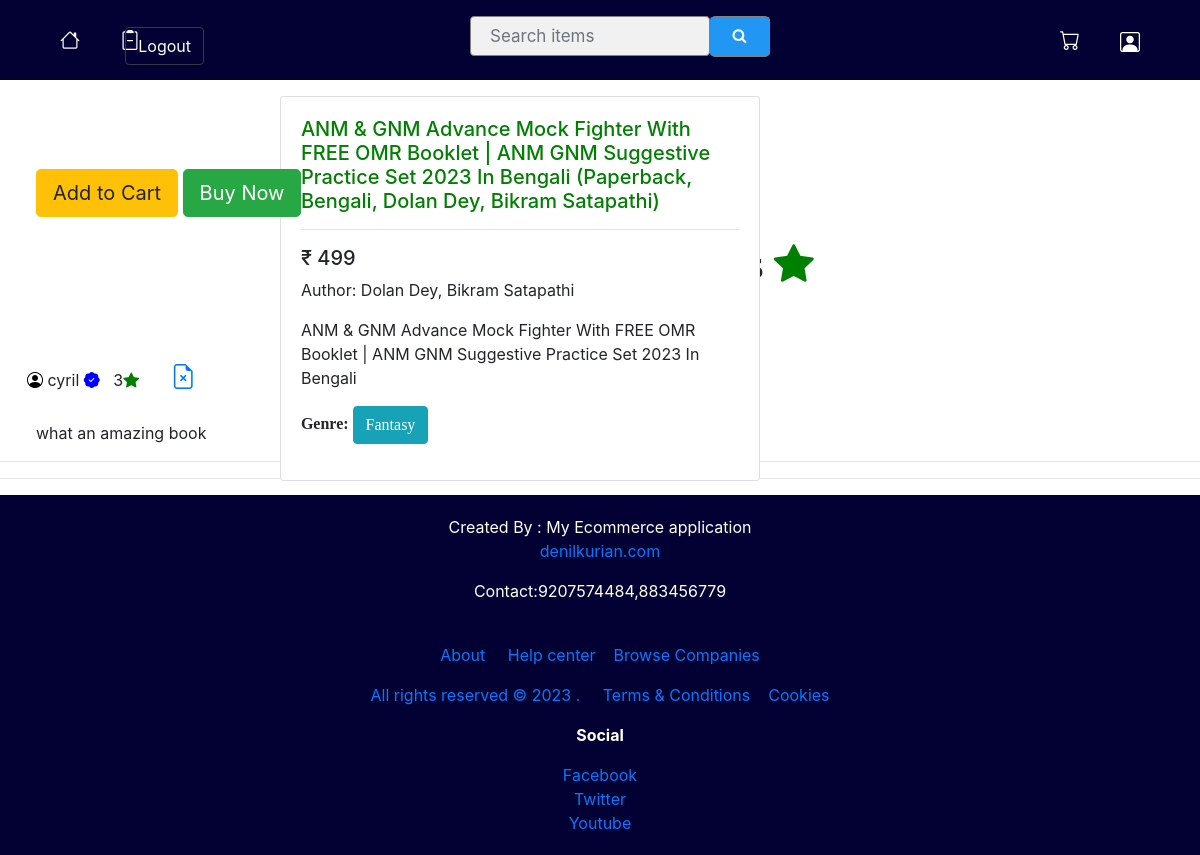
The app's page /detail1/4/ (signed in) with its own data.
### book/models.py (models this page shows, shortened)
class Book(models.Model):
    user = models.ForeignKey(User,on_delete=models.CASCADE ,blank=True, null=True)
    book_type = models.CharField(max_length=200, choices=Type1)
    title = models.CharField(max_length=200)
    author = models.CharField(max_length=150)
    description = models.CharField(max_length=500)
    price = models.IntegerField()
    image_url = models.CharField(max_length=2000, blank=True)
    genre=models.CharField(max_length=200)
    book_available = models.BooleanField(blank=True)

class Review(models.Model):
    product = models.ForeignKey(Book, on_delete=models.CASCADE, related_name='reviews')
    user = models.ForeignKey(User, on_delete=models.CASCADE)
    text = models.TextField()
    rating = models.IntegerField()

### book/views.py (the view)
# urls.py: path('detail1/<int:pk>/',detail1.as_view(),name='detail1'),
class detail1(DetailView):
    model = Book
    fields=['title','author','description','price','image_url','book_available']
    template_name = 'detail1.html'
    context_object_name = 'every'
    def get_context_data(self, **kwargs):
        context = super().get_context_data(**kwargs)
        context['reviews'] = Review.objects.filter(product=self.object)
        return context

### templates/detail1.html (shortened to what this page needs)
{% load static %}
{% block content %}
{% include 'navbar.html' %}
<!DOCTYPE html>
<html lang="en">
<head>
        <link rel="stylesheet" href="https://cdn.jsdelivr.net/npm/bootstrap@4.0.0/dist/css/bootstrap.min.css">
    <link rel="stylesheet" type="text/css" href="{% static 'css/detail1.css' %}"/>
<link rel="stylesheet" href="https://cdn.jsdelivr.net/npm/bootstrap-icons@1.10.3/font/bootstrap-icons.css">
</head>
<body>
<div class="row">
    <div class="col">
        <div  id="job-margin" class="card" style="width:30rem;">
<div class="card-body">
    <h5 style="color:green;" class="card-title">{{ every.title }}</h5><hr>
    <h5 class="card-text"> ₹ {{ every.price}}</h5>
    <p>Author: {{ every.author}}</p>
    <p> {{ every.description }}</p>
    <p style="font-family:Calibri Light"><b>Genre:</b> <button class="btn btn-info">{{ every.genre }}</button></p>
</div>
        </div>
    </div></div>
<br><br><br>&nbsp;&nbsp;&nbsp;&nbsp;&nbsp;&nbsp;&nbsp;
{% if every.book_available is True %}
<div class="btn-group" role="group" aria-label="Basic example">
   <form method="post" action="{% url 'add_to_cart' every.id %}">
        <button class="btn btn-warning  btn-lg" type="submit">Add to Cart</button>
    </form>
  <a href="{% url 'checkout-view' every.id %}"><button type="button" class="btn btn-success  btn-lg">Buy Now</button></a>
    {% else %}
    <button type="button" class="btn btn-lg btn-danger" disabled>Out of Stock</button>
    {% endif %}
</div>
    <center>
<div>
   &nbsp; <h1 style="font-family:gabriola">&nbsp;&nbsp;&nbsp;&nbsp;Reviews and Ratings&nbsp;<i style="color:green" class="bi bi-star-fill"></i></h1>
    {% if request.user.is_authenticated %}
   &nbsp;&nbsp;&nbsp;&nbsp; &nbsp;&nbsp;&nbsp;&nbsp; <a href="{% url 'add_review' every.id %}"><button class="btn btn-dark" >Add review </button></a></div></center>
{% else %}
<p>&nbsp;&nbsp;&nbsp;&nbsp;&nbsp;&nbsp;Signin in order to add review<a href="/signin">&nbsp;&nbsp;Login</a></p>
{% endif %}
{% if reviews %}
    {% for review in reviews %}
        <div><div>
            <br><div >&nbsp;&nbsp;&nbsp;&nbsp;&nbsp;&nbsp;<i style="color:black" class="bi bi-person-circle"></i> {{ review.user.username }} <i style="color:blue" class="bi bi-patch-check-fill"></i> &nbsp;&nbsp;{{ review.rating }}<i style="color:green" class="bi bi-star-fill"></i>
       &nbsp;&nbsp;&nbsp;&nbsp;&nbsp;&nbsp;<a href="{% url 'delete_review' review.id %}"><i title="remove" style="font-size:25px" class="bi bi-file-earmark-x"></i></a>
        </div>
<br>
          &nbsp;&nbsp;&nbsp;&nbsp;&nbsp;&nbsp;&nbsp;&nbsp;{{ review.text }}
     &nbsp;&nbsp;</div><hr>
    {% endfor %}
  {% else %}
    <p>No reviews yet.</p>
  {% endif %}
</div>
{% include 'footer.html' %}
{% endblock content %}
</body>
</html>

### book/static/css/nav.css (style rules this page uses)
* { box-sizing: border-box; }

### book/static/css/detail1.css (style rules this page uses)
#job-margin { position:absolute; top:20; right:37% }

### records on screen
Book: title "ANM & GNM Advance Mock Fighter With FREE OMR Booklet | ANM GNM Suggestive Practice Set 2023 In Bengali (Paperback, Bengali, Dolan Dey, Bikram Satapathi)", price "499", author "Dolan Dey, Bikram Satapathi", description "ANM & GNM Advance Mock Fighter With FREE OMR Booklet | ANM GNM Suggestive Practice Set 2023 In Bengali", genre "Fantasy"
Review: user.username "cyril", rating "3", text "what an amazing book"
